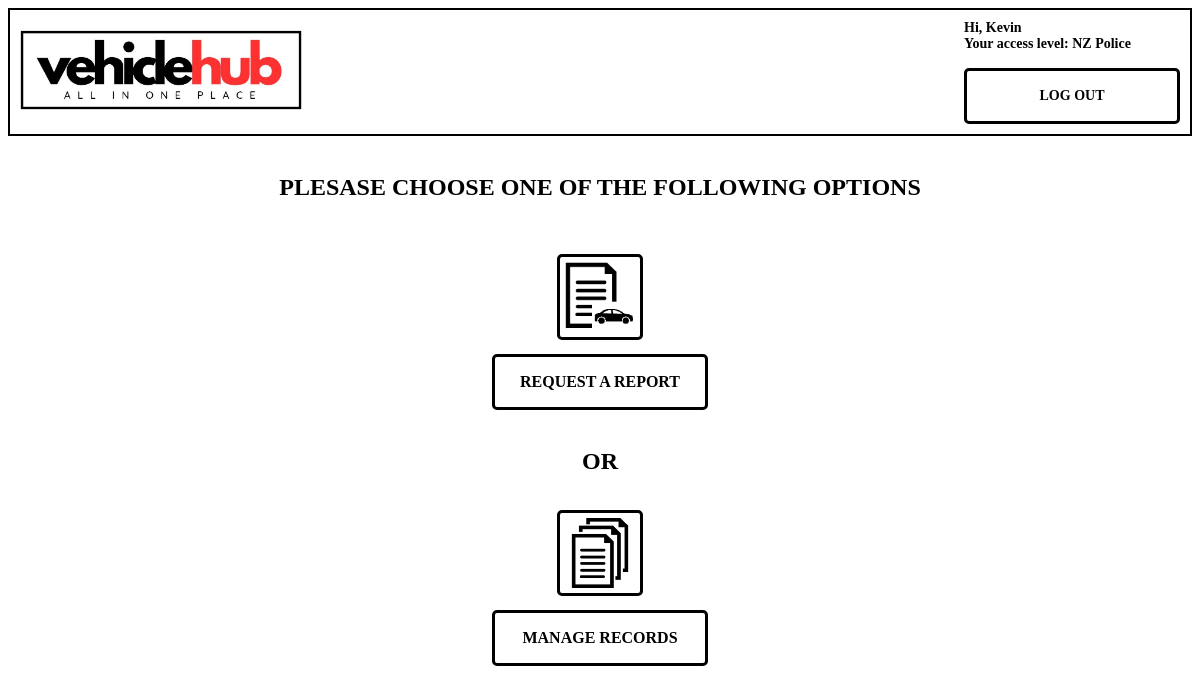
The app's page /vehiclehub/ui (signed in) with its own data.
### VehicleHub/models.py (models this page shows, shortened)
class CustomUser(AbstractUser):
    organisation = models.ForeignKey(Organisation, on_delete=models.CASCADE, null=True)
    user_permissions = models.ManyToManyField(Permission, related_name='custom_user_permissions')

class Organisation(models.Model):
    title = models.TextField(max_length=100, null=False)
    address = models.TextField(max_length=200, null=False)
    phone = models.IntegerField(null=False)
    organisation_type = models.ForeignKey(OrganisationType, on_delete=models.CASCADE)

class OrganisationType(models.Model):
    organisation_type = models.TextField(max_length=100, null=False)

### VehicleHub/views.py (the view)
# urls.py: path('ui', views.ui_view, name='ui'),
def ui_view(request):
    return render(request, 'ui.html')

### VehicleHub/templates/ui.html
{% extends "base.html" %}
{% load static %}
{% block content %}
    <br>
    <center><h2>PLESASE CHOOSE ONE OF THE FOLLOWING OPTIONS</h2>
    <br>
        <a href="{% url 'request_report' %}">
        <img class="icon"src="{% static 'images/report_car.png' %}" height="70px" width="70px" style="padding: 5px; border-radius: 5px; border: 3px solid black; margin-bottom: 10px;">
        </a>
        <br>
        <div class="auth_link" style="position: relative;">
            <a href="{% url 'request_report' %}" class="auth-button">REQUEST A REPORT</a>
        </div><br>
        <h2> OR <br></h2>
        <a href="{% url 'manage_records' %}">
        <img class="icon" src="{% static 'images/reports.png' %}" height="70px" width="70px" style="padding: 5px; border-radius: 5px; border: 3px solid black; margin-bottom: 10px;">
        </a>
        <br>
        <div class="auth_link" style="position: relative;">
            <a href="{% url 'manage_records' %}" class="auth-button">MANAGE RECORDS</a>
        </div>
</center>
{% endblock %}

### VehicleHub/templates/base.html (shortened to what this page needs)
{% load static %}
<!DOCTYPE html>
<html lang="en">
<head>
    <link rel="stylesheet" href="{% static 'css/base.css' %}">
  </head>
</head>
<body>
    <div class="base-container">
        <div class="base-logo">
          {% if user.organisation_id %}
          <a href="{% url 'ui' %}"><img src="{% static 'images/logo1.jpg' %}" height="80px"></a>
          {% endif %}
        </div>
        <div class="base-text-container">
          <h5 class="base-text">
            {% if user.is_authenticated %}
            Hi, {{user.first_name}} <br>
            {% endif %}
            {% if user.organisation_id > 0 %}
            Your access level: {{user.organisation.organisation_type.organisation_type}}
            {% endif %}<br><br>
            <div class="auth_link">
            <a href="#" onclick="logout()" >LOG OUT</a>
            </div>
          </h5>
        </div>
      </div>
{% block content %} {% endblock content %}
</body>
</html>

### VehicleHub/static/css/base.css (style rules this page uses)
body { font-family: "Tahoma" }
.base-container { display: flex; align-items: center; justify-content: space-between; padding: 10px; border: 2px solid black; }
.base-logo { flex: 1; display: flex; align-items: center; margin: 0px; }
.base-text-container { text-align: right; margin: 0px; }
.base-text { font-size: 14px; text-align: left; margin: 0px; }
.auth_link { color: black; text-decoration: none; border: 3px solid black; padding: 5px; display: flex; justify-content: center; align-items: center; width: 200px; height: 40px; text-align: center; border-radius: 5px; }
.auth-button { background: none; border: none; padding: 0; font-family: inherit; font-size: inherit; font-weight: bold; color: inherit; cursor: pointer; }
.auth_link a { color: black; text-decoration: none; }
.auth_link { text-align: center; }
.icon { margin-top: 15px; }

### records on screen
CustomUser: first_name "Kevin", organisation.organisation_type.organisation_type "NZ Police"
